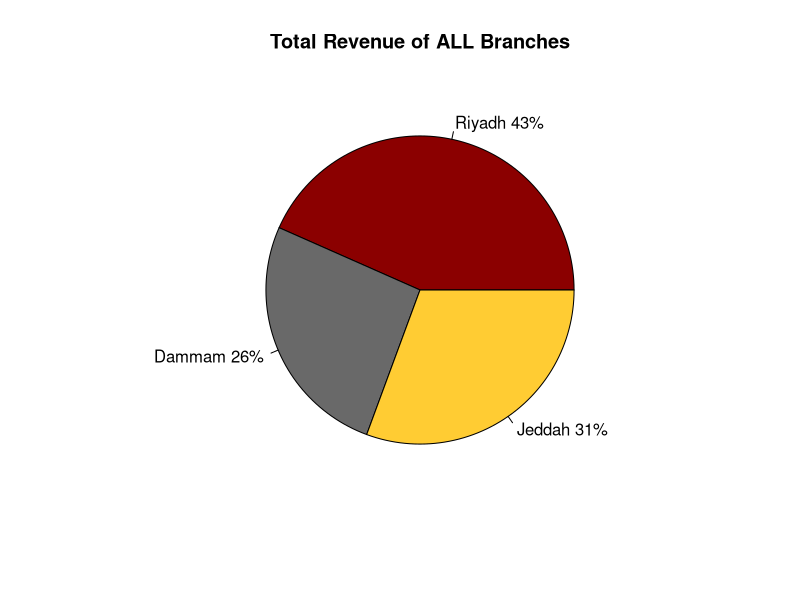
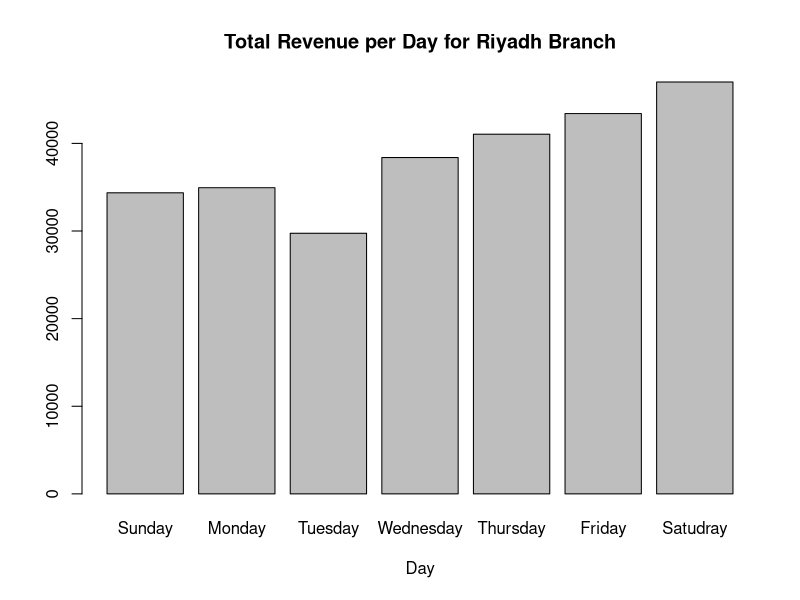
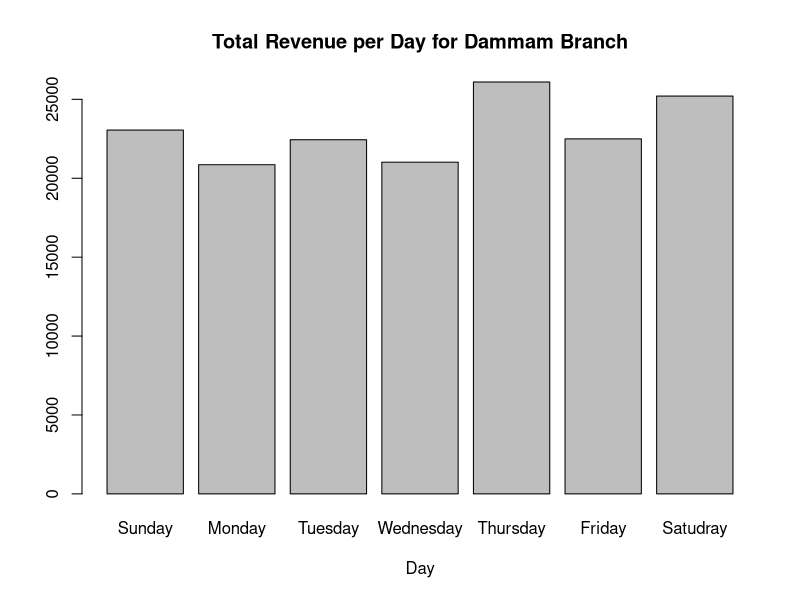
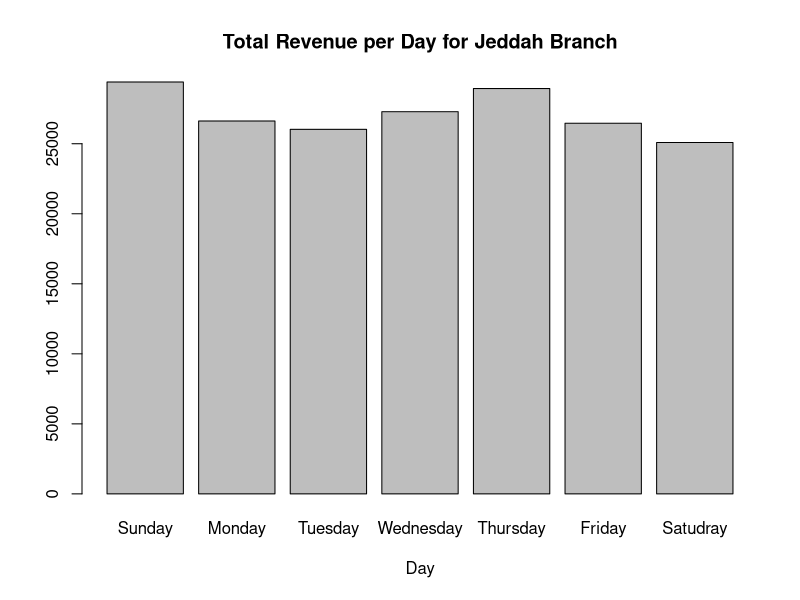

These charts were generated, in order, by the following R code: (Note: this script raises an error after producing the figures.)
#Theaters<-read.csv('Data governance bootcamp\\R\\Week 6\\day5\\movie-theater-r\\Theaters.csv',stringsAsFactors = FALSE)
#print(Theaters)



# 1. Create snacks that the customers can buy and randomize who buys which snack

###################################### Snacks ##########################################

#Create snacks dataframe to store the sales
snacksDF<-data.frame(Branch=factor(),Theater=integer(), Small.Popcorn=integer(), 
                     Medium.Popcorn=integer(), Large.Popcorn=integer(),
                     Icecream=integer(),Soft.Drink=integer(), Frozen=integer())
snacksDF<-data.frame(Branch=0,Theater=0,Small.Popcorn=0L, 
                     Medium.Popcorn=0L, Large.Popcorn=0L,
                     Icecream=0L,Soft.drink=0L, Frozen=0L)

################################## Snacks Function #####################################

# the function takes snacks data frame to store the sales on it, Branch name, theater number
# and takes number of visitors.It is return the total revenue of the day for a theater.
snacksF<-function(snacksDF, BranchName, TheaterN, visitorsN){
  #snacks prices
  prices<-c(6, 8, 10, 8, 7, 9)
  #create a vector of sold snacks
  snack<-sample(x = 1:visitorsN, size = 6, replace = TRUE)
  #calculate the sales of snacks for a screen
  snacksSales<- t(snack)%*%prices
  snacksSales<-snacksSales[1]
  #bind it with the branch and theater
  snack<-c(BranchName, TheaterN,snack)
  #print(snack)
  #add it to the dataframe
  snacksDF<-rbind.data.frame(snacksDF,snack)
  #Assign it to golbal var
  snacksDF<<-snacksDF
  return (snacksSales)
}

###############################################################################################

# Movie List
# DATA:         Movie Name  | Age Rating  | Number of Shows each day
movies <- rbind(c("Limitless", "PG-13", 3), 
                c("Taken", "PG-13", 1), 
                c("The Old Guard", "R", 2),
                c("Mr. & Mrs. Smith", "PG-13", 3),
                c("Focus", "+16", 2),
                c("Raya and the Last Dragon", "PG", 4),
                c("Rush Hour 3", "PG-13", 3))
# Branchs and size of the each branch based on the number of screens have
#  DATA:       Branch Location  | VIP | Standard | MAX
branchs <-  rbind(c("Riyadh", 2, 5, 2), 
                  c("Dammam", 1, 3, 1), 
                  c("Jeddah", 1, 4, 1))
# Theater Types based on capacity and ticket cost
# DATA:         Type Name  | Seats  | Adult Cost  | Child Cost
theatersType <- rbind(c("VIP",      60,  40, 30),
                      c("Standard", 120, 20, 15),
                      c("MAX",      180, 25, 20))

# This function generate a theaters data set for multiple branch by passing branchs and theatersTypes
generateDataSet <- function(branchs, theatersType){
  # Initialize the dataset columns to empty state
  branch_col <- NULL
  theater_num_col <- NULL
  type_col <- NULL
  seats_col <- NULL
  adult_cost_col <- NULL
  child_cost_col <- NULL
  movie_name_col <- NULL
  movie_rating_age_col <- NULL
  show_number_col <- NULL
  
  
  # Loop over branchs and theatersType to create dataset
  for(row in 1:nrow(branchs)) {
    
    # Count theater number for each branch in total including all types of theater (VIP, Standard, Max)
    countTheater <- 0
    
    for(col in 2:ncol(branchs)) {
      # total screen for each theater type and covert the string digit to integer number
      screensCount <- as.numeric(branchs[row, col])
      # calculate the total of all screens for each branch
      countTheater <- countTheater + screensCount
      
      # Loading the data for each column
      branch_col     <- c(branch_col, rep(branchs[row], screensCount))
      type_col       <- c(type_col, rep(theatersType[col-1], screensCount))
      seats_col      <- c(seats_col, rep(theatersType[col+2], screensCount))
      adult_cost_col <- c(adult_cost_col, rep(theatersType[col+5], screensCount))
      child_cost_col <- c(child_cost_col, rep(theatersType[col+8], screensCount))
    }
    
    # Create random movies assign for each theater
    for(movie in 1:countTheater) {
      # Get a random movie form Movies List in the top
      random_movie_index <- sample(1:nrow(movies),1)
      
      # Loading and assign random movies to each theater
      movie_name_col <- c(movie_name_col, movies[random_movie_index,1])
      movie_rating_age_col <- c(movie_rating_age_col, movies[random_movie_index,2])
      show_number_col <- c(show_number_col, sample(1:4, 1))
    }
    
    # List of theaters number for all branch
    theater_num_col <- c(theater_num_col, c(1:countTheater))
  }
  
  # create the data frame 
  dataset = data.frame(Branch         = branch_col,
                       Theater.Number = theater_num_col,
                       Type           = type_col,
                       Seats          = seats_col,
                       Adult.Cost     = adult_cost_col,
                       Child.Cost     = child_cost_col,
                       Movie_Name      = movie_name_col,
                       Age.Rating = movie_rating_age_col,
                       Show_Number      = show_number_col,
                       stringsAsFactors = FALSE)
  
  return(dataset)
}

# Call generateDataSet function
Theaters<-generateDataSet(branchs, theatersType)



##################################### Theaters Function ######################################
# It takes theater dataframe and returns the week revenues for each branch as a dataframe
runTheaters<-function(theatersDF, moviesDF){
  
  #Get branches names from the dataset
  uniqueBranch <- unique(theatersDF[c('Branch')])
  uniqueBranch<-uniqueBranch[,1]
  branchesRevenue<-data.frame(uniqueBranch,stringsAsFactors = FALSE)
  
  #create revenues dataset, 7 days for each branch
  for (i in 1:7){
    d <- rep(0, length(uniqueBranch))
    branchesRevenue<- cbind(branchesRevenue,d)
  }
  
  #iterate through theaters
  for (i in 1:nrow(theatersDF)){
    
    # iterate through the week
    for (day_num in 1:7) {
      # Keep track of total revenue for the day
      daily_revenue <- 0
      
      #get theater info
      seats<- as.numeric(theatersDF[i, ]['Seats'])
      branchName<- as.character(theatersDF[i, ]['Branch'])
      theaterN<- as.numeric(theatersDF[i, ]['Theater.Number'])
      AdultCost<- as.numeric(theatersDF[i, ]['Adult.Cost'])
      ChildCost<- as.numeric(theatersDF[i, ]['Child.Cost'])
      AgeRating<- as.character(theatersDF[i,]['Age.Rating'])
      
      #The sample starts by 1 or half of the space if it is weekend
      startSeat=1L
      if (day_num %in% (5:7)){
        startSeat= seats %/% 2
      }
      # Calculate  how many adults and children are watching the movie
      visitors_adults <- sample(startSeat:seats, 1)
      avalibale_seats <- seats - visitors_adults
      visitors_children <- 0
      
      # conditional statements for movies that may be PG-13 and children are not allowed to watch
      if( AgeRating == "PG" || AgeRating == "PG-13") {
        visitors_children <- sample(1:avalibale_seats,1) # this is should be the the rest of available seats or less
        avalibale_seats <- avalibale_seats - visitors_children
      } 
      
      # Calculate the revenue for adults and children
      movie_revenue <- (visitors_adults * AdultCost) + (visitors_children * ChildCost)
      
      # Calculate snacks revenue
      snakcsRevenue<-snacksF(snacksDF, branchName, theaterN, seats-avalibale_seats)
      
      # Calculate the total revenue of the day, and add it to the revenues datafram by matching
      # the branch name and the day index
      x<-which(uniqueBranch == branchName )
      branchesRevenue[x,day_num+1] <- branchesRevenue[x ,day_num+1]  + movie_revenue + snakcsRevenue
      
    }
    
  }
  #Rename the columns to correct names
  names(branchesRevenue)[2]<-"Sunday"
  names(branchesRevenue)[3]<-"Monday"
  names(branchesRevenue)[4]<-"Tuesday"
  names(branchesRevenue)[5]<-"Wednesday"
  names(branchesRevenue)[6]<-"Thursday"
  names(branchesRevenue)[7]<-"Friday"
  names(branchesRevenue)[8]<-"Saturday"
  
  cat("---------------------------------------------------------------------\n")
  cat("\t The Total revenues For The Theaters", "\n")
  print((branchesRevenue))
  cat("---------------------------------------------------------------------\n")
  return (branchesRevenue)
}

# Display the max revenue for each branch 
printMaxRevenue<-function(RevenuesDF){
  # Transpose the dataset
  newDF=t(RevenuesDF)
  
  for (i in 1: ncol(newDF)){
    cat("------------------------------------------\n")
    cat("Maximum total revenue of the week for", newDF[1,i],": $", max(newDF[2:nrow(newDF),i]), "\n")
    cat("------------------------------------------\n")
  }
  
}

# Student Discount %20 and return the total discount
studentDiscount <- function(ticket_cost, adult_vistors) {
  start <- round(adult_vistors/2)
  discounted_ticket <- ticket_cost * 0.2
  return(sample(start:adult_vistors, 1)*discounted_ticket)
}


data<-runTheaters(Theaters, movies)
printMaxRevenue(data)
View(Theaters)
View(data)


#-------------------------------------------------------------------------------
# first the names
branchname <- data$uniqueBranch

# transpose all but the first column (name)
data <- as.data.frame(t(data[,-1]))
colnames(data) <- branchname
data$myfactor <- factor(row.names(data))
str(data) # Check the column types

# Make chart
# Pie Chart with Percentages
slices <- c(sum(data$Riyadh), sum(data$Dammam), sum(data$Jeddah))

lbls <- c('Riyadh', 'Dammam', 'Jeddah')
pct <- round(slices/sum(slices)*100)
lbls <- paste(lbls, pct) # add percents to labels
lbls <- paste(lbls,"%",sep="") # ad % to labels
pie(slices,labels = lbls, col= c("#8b0000" ,"#696969" ,"#ffcc33"),
    main=paste("Total Revenue of ALL Branches"))




# third plot
bName<-'Riyadh'
slices1 <- c(sum(data$Sunday),sum(data$Monday),sum(data$Tuesday),sum(data$Tuesday),sum(data$Wednesday),sum(data$Thursday),sum(data$Saturday))

lbls1 <- c('Sunday','Monday','Tuesday','Wednesday','Thursday','Friday','Satudray')
pct1 <- round(slices1/sum(slices1)*100)
lbls1 <- paste(lbls1, pct1) # add percents to labels
lbls1 <- paste(lbls1,"%",sep="") # ad % to labels
barplot(data$Riyadh, main=paste("Total Revenue per Day for Riyadh Branch"),
    xlab="Day", names.arg=c('Sunday','Monday','Tuesday','Wednesday','Thursday','Friday','Satudray'))

# forth plot
bName2<-'Dammam'
slices2 <- c(sum(data$Sunday),sum(data$Monday),sum(data$Tuesday),sum(data$Tuesday),sum(data$Wednesday),sum(data$Thursday),sum(data$Saturday))

lbls2 <- c('Sunday','Monday','Tuesday','Wednesday','Thursday','Friday','Satudray')
pct2 <- round(slices2/sum(slices2)*100)
lbls2 <- paste(lbls2, pct2) # add percents to labels
lbls2 <- paste(lbls2,"%",sep="") # ad % to labels
barplot(data$Dammam, main=paste("Total Revenue per Day for Dammam Branch"),
        xlab="Day", names.arg=c('Sunday','Monday','Tuesday','Wednesday','Thursday','Friday','Satudray'))

# Fifth plot
bName3<-'Jeddah'
slices3 <- c(sum(data$Sunday),sum(data$Monday),sum(data$Tuesday),sum(data$Tuesday),sum(data$Wednesday),sum(data$Thursday),sum(data$Saturday))

lbls3 <- c('Sunday','Monday','Tuesday','Wednesday','Thursday','Friday','Satudray')
pct3 <- round(slices3/sum(slices3)*100)
lbls3 <- paste(lbls3, pct3) # add percents to labels
lbls3 <- paste(lbls3,"%",sep="") # ad % to labels
barplot(data$Jeddah, main=paste("Total Revenue per Day for Jeddah Branch"),
        xlab="Day", names.arg=c('Sunday','Monday','Tuesday','Wednesday','Thursday','Friday','Satudray'))



# Make any other chart
# Pie Chart with Percentages
snacksDF1 <- as.integer(snacksDF)
slices2 <- c(sum(snacksDF$Small.Popcorn), sum(snacksDF$Medium.Popcorn), sum(snacksDF$Large.Popcorn),
             sum(snacksDF$Icecream), sum(snacksDF$Soft.drink), sum(snacksDF$Frozen) )

lbls2 <- c('Small Popcorn', 'Medium Popcorn', 'Large Popcorn', 'Icecream', 'Soft Drink', 'Frozen')
pct2 <- round(slices2/sum(slices2)*100)
lbls2 <- paste(lbls2, pct2) # add percents to labels
lbls2 <- paste(lbls2,"%",sep="") # ad % to labels
pie(slices2,labels = lbls2, col=rainbow(length(lbls2)),
    main=paste("Sales Percentages of snacks on", bName, 'Branch'))
